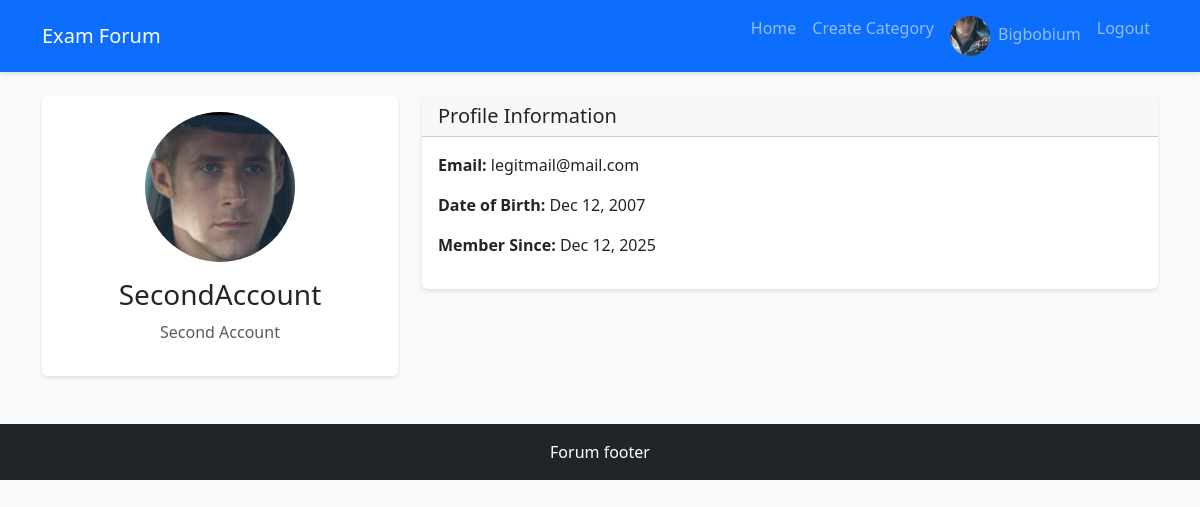
The page /profile/SecondAccount/ (signed in) on the database its author committed.
### forum/models.py (models this page shows, shortened)
class User(AbstractUser):
    nickname = models.CharField(max_length=50, unique=True)
    date_of_birth = models.DateField(null=True, blank=True)
    avatar = models.ImageField(upload_to='avatars/', null=True, blank=True, default='avatars/default.png')
    groups = models.ManyToManyField(
        'auth.Group',
        verbose_name='groups',
        blank=True,
        related_name='forum_users',
        related_query_name='forum_user',
    )
    user_permissions = models.ManyToManyField(
        'auth.Permission',
        verbose_name='user permissions',
        blank=True,
        related_name='forum_users',
        related_query_name='forum_user',
    )
    REQUIRED_FIELDS = ['email', 'first_name', 'last_name']

### forum/views.py (the view)
# urls.py: path('profile/<str:nickname>/', views.user_profile, name='user_profile'),
@login_required
def user_profile(request, nickname):
    user = get_object_or_404(User, nickname=nickname)
    return render(request, 'forum/profile.html', {'profile_user': user})

### forum/templates/forum/profile.html (shortened to what this page needs)
{% extends 'forum/base.html' %}
{% block content %}
<div class="row">
    <div class="col-md-4">
        <div class="card">
            <div class="card-body text-center">
                <img src="{{ profile_user.avatar.url }}" alt="Avatar" class="avatar-large mb-3">
                <h3>{{ profile_user.nickname }}</h3>
                <p class="text-muted">{{ profile_user.first_name }} {{ profile_user.last_name }}</p>
            </div>
        </div>
    </div>
    <div class="col-md-8">
        <div class="card">
            <div class="card-header">
                <h5 class="mb-0">Profile Information</h5>
            </div>
            <div class="card-body">
                <p><strong>Email:</strong> {{ profile_user.email }}</p>
                <p><strong>Date of Birth:</strong> {{ profile_user.date_of_birth|date:"M d, Y" }}</p>
                <p><strong>Member Since:</strong> {{ profile_user.date_joined|date:"M d, Y" }}</p>
            </div>
        </div>
    </div>
</div>
{% endblock %}

### forum/templates/forum/base.html (shortened to what this page needs)
<!DOCTYPE html>
<html lang="en">
<head>
    <link href="https://cdn.jsdelivr.net/npm/bootstrap@5.3.0/dist/css/bootstrap.min.css" rel="stylesheet">
    <link rel="stylesheet" href="https://cdnjs.cloudflare.com/ajax/libs/font-awesome/6.4.0/css/all.min.css">
</head>
<body>
    <nav class="navbar navbar-expand-lg navbar-dark bg-primary mb-4">
        <div class="container">
            <a class="navbar-brand" href="{% url 'home' %}">Exam Forum</a>
            <div class="collapse navbar-collapse" id="navbarNav">
                <ul class="navbar-nav ms-auto">
                    <li class="nav-item">
                        <a class="nav-link" href="{% url 'home' %}">Home</a>
                    </li>
                    {% if user.is_authenticated %}
                        <li class="nav-item">
                            <a class="nav-link" href="{% url 'create_category' %}">Create Category</a>
                        </li>
                        {% if user.nickname %}
                        <li class="nav-item">
                            <a class="nav-link" href="{% url 'user_profile' user.nickname %}">
                                {% if user.avatar %}
                                    <img src="{{ user.avatar.url }}" alt="Avatar" class="avatar me-1">
                                {% endif %}
                                {{ user.nickname }}
                            </a>
                        </li>
                        {% endif %}
                        <li class="nav-item">
                            <a class="nav-link" href="{% url 'logout' %}">Logout</a>
                        </li>
                    {% endif %}
                </ul>
            </div>
        </div>
    </nav>
    <main class="container mb-5">
        {% block content %}{% endblock %}
    </main>
    <footer class="bg-dark text-white text-center py-3 mt-5">
        <div class="container">
            <p class="mb-0">Forum footer</p>
        </div>
    </footer>
</body>
</html>

### forum/templates/forum/base.html (style rules this page uses)
body { background-color: #f8f9fa; }
.navbar { box-shadow: 0 2px 4px rgba(0,0,0,.1); }
.card { transition: transform 0.2s; border: none; box-shadow: 0 2px 4px rgba(0,0,0,.1); }
.avatar { width: 40px; height: 40px; object-fit: cover; border-radius: 50%; }
.avatar-large { width: 150px; height: 150px; object-fit: cover; border-radius: 50%; }

### rows shown on the page
User: avatar (picture), nickname "Bigbobium"
User: avatar (placeholder picture), nickname "SecondAccount", first_name "Second", last_name "Account", email "legitmail@mail.com", date_of_birth "Dec 12, 2007", date_joined "Dec 12, 2025"
